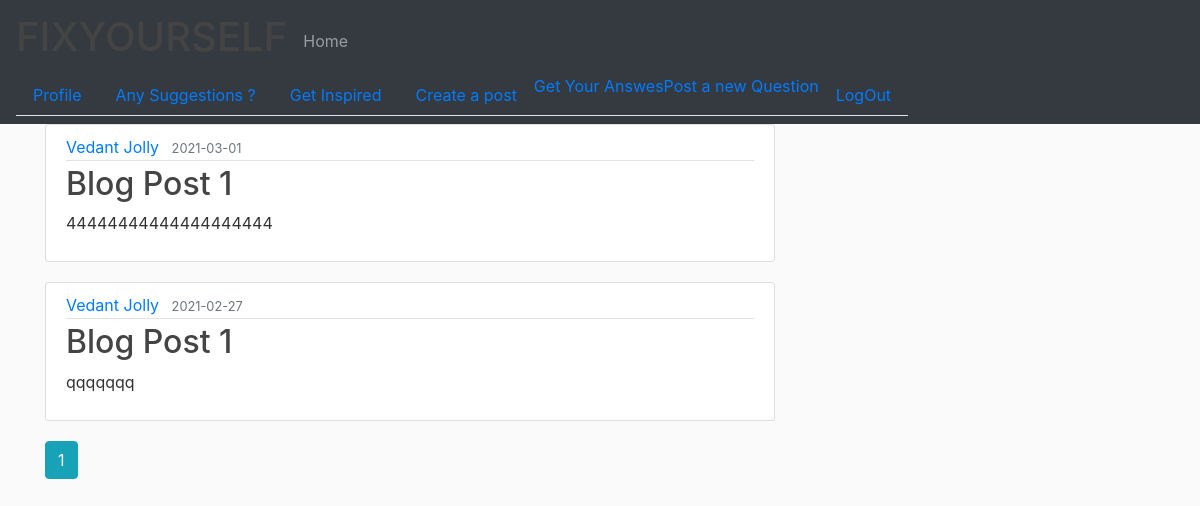
/questions (signed in), run on the app's committed database.
### website/models.py (models this page shows, shortened)
class Question(db.Model):
    id = db.Column(db.Integer, primary_key=True)
    title = db.Column(db.String(256), nullable=False)
    date_posted = db.Column(db.DateTime, nullable=False, default=datetime.utcnow)
    content = db.Column(db.Text, nullable=False)
    user_id = db.Column(db.Integer, db.ForeignKey('user.id'), nullable=False)
    answers = db.relationship('Answer', backref='answer', lazy=True)

class User(db.Model, UserMixin):
    id = db.Column(db.Integer, primary_key=True)
    name = db.Column(db.String(20), nullable=False)
    email = db.Column(db.String(120), unique=True, nullable=False)
    image_file = db.Column(db.String(20), nullable=False, default='default.jpg')
    password = db.Column(db.String(60), nullable=False)
    posts = db.relationship('Post', backref='author', lazy=True)
    feedbacks = db.relationship('Feedback', backref='customer', lazy=True)
    questions = db.relationship('Question', backref='author', lazy=True)

### website/routes.py (the view)
@app.route("/questions")
@login_required
def all_questions():
    page = request.args.get('page', 1, type=int)
    questions = Question.query.order_by(Question.date_posted.desc()).paginate(page=page, per_page=5)
    return render_template('allQuestions.html', posts=questions)

### website/models.py (called while the page is built)
@login_manager.user_loader
def load_user(user_id):
    return User.query.get(int(user_id))

### website/templates/allQuestions.html
{% extends 'layout.html' %}
{% block content %}
  {% for post in posts.items %}
      <article class="media content-section">
        <div class="media-body">
          <div class="article-metadata">
            <a class="mr-2" href="{{ url_for('user_questions',username=post.author.name) }}">{{ post.author.name }}</a>
            <small class="text-muted">{{ post.date_posted.strftime("%Y-%m-%d") }}</small>
          </div>
          <h2><a class="article-title" href="{{ url_for('question',question_id = post.id) }}">{{ post.title }}</a></h2>
          <p class="article-content">{{ post.content }}</p>
        </div>
      </article>
  {% endfor %}
  {% for page_num in posts.iter_pages(left_edge=1,right_edge=1,left_current=1,right_current=2) %}
    {% if page_num %}
      {% if posts.page == page_num %}
        <a class="btn btn-info mb-4" href="{{url_for('all_questions',page=page_num)}}">{{page_num}}</a>
      {% else %}
        <a class="btn btn-outline-info mb-4" href="{{url_for('all_questions',page=page_num)}}">{{page_num}}</a>
      {% endif %}
    {% else %}
      ...
    {% endif %}
  {% endfor %}
{% endblock content %}

### website/static/main.css (style rules this page uses)
body { background: #fafafa; color: #333333; }
h1, h2, h3, h4, h5, h6 { color: #444444; }
.content-section { background: #ffffff; padding: 10px 20px; border: 1px solid #dddddd; border-radius: 3px; margin-bottom: 20px; }
.article-title { color: #444444; }
.article-content { white-space: pre-line; }
.article-metadata { padding-bottom: 1px; margin-bottom: 4px; border-bottom: 1px solid #e3e3e3 }

### data on the page
Question: author.name "Vedant Jolly", date_posted "2021-03-01", title "Blog Post 1", content "44444444444444444444"
Question: author.name "Vedant Jolly", date_posted "2021-02-27", title "Blog Post 1", content "qqqqqqq"

### other printed values
{{ page_num }} "1"
